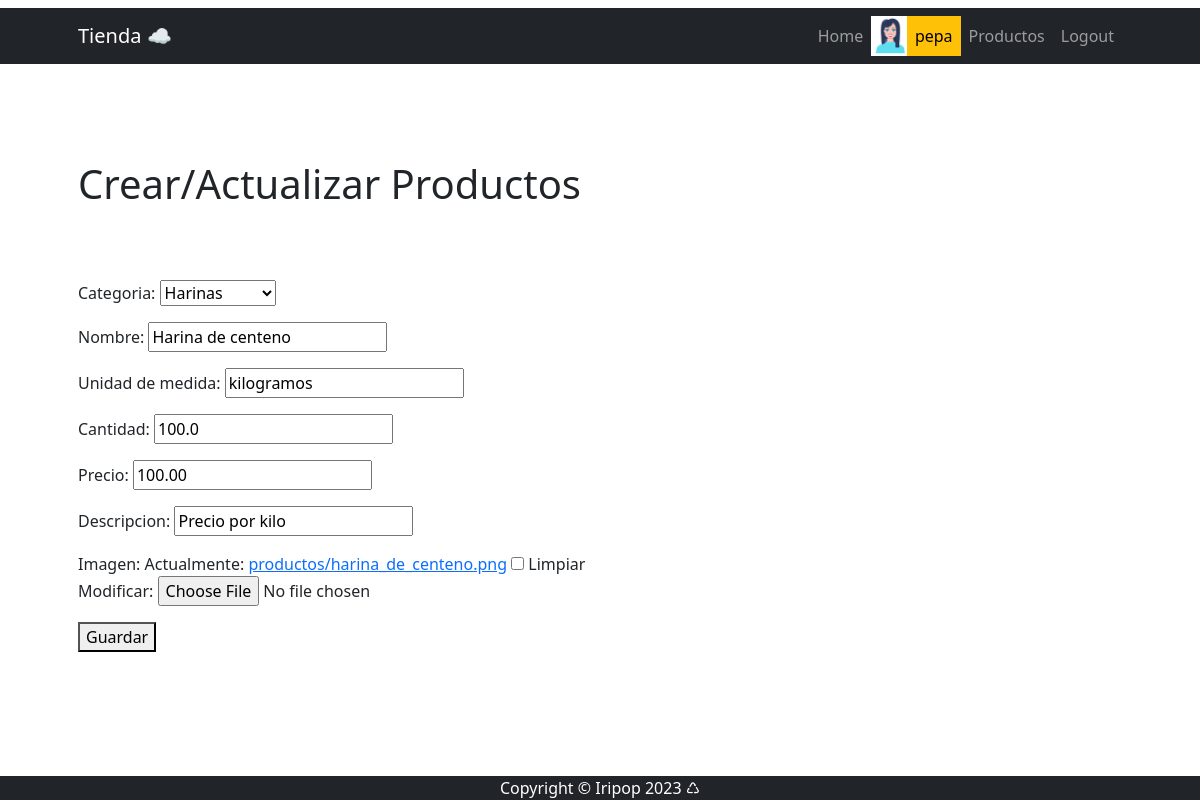
/producto/update/1 (signed in), run on the app's committed database.
### apps/venta/models.py (models this page shows, shortened)
class Vendedor(models.Model):
    usuario = models.OneToOneField(User, on_delete=models.CASCADE, related_name="vendedor")
    celular = models.CharField(max_length=50)
    avatar = models.ImageField(upload_to="avatares", blank=True, null=True)
    class Meta:
        verbose_name_plural = "Vendedores"

### apps/producto/models.py (models this page shows, shortened)
class Producto(models.Model):
    categoria = models.ForeignKey(ProductoCategoria, on_delete=models.SET_NULL, blank=True, null=True)
    nombre = models.CharField(max_length=100)
    unidad_de_medida = models.CharField(max_length=100)
    cantidad = models.FloatField()
    precio = models.DecimalField(max_digits=10, decimal_places=2)
    descripcion = models.CharField(max_length=250, null=True, blank=True)
    fecha_actualizacion = models.DateTimeField(
    default=timezone.now, editable=False, verbose_name="fecha de actualización")
    imagen = models.ImageField(upload_to="productos", blank=True, null=True)

class ProductoCategoria(models.Model):
    nombre = models.CharField(max_length=200, unique=True)
    descripcion = models.CharField(
        max_length=250, null=True, blank=True, verbose_name="descripción")
    def __str__(self):
        return self.nombre
    class Meta:
        verbose_name = "categoría de productos"
        verbose_name_plural = "categorías de productos"

### apps/producto/views.py (the view)
# urls.py: path("producto/update/<int:pk>", views.ProductoUpdate.as_view(), name="producto_update"),
class ProductoUpdate(UpdateView):
    model = models.Producto
    form_class = forms.ProductoForm
    success_url = reverse_lazy("producto:producto_list")

### apps/producto/forms.py
class ProductoForm(forms.ModelForm):
    class Meta:
        model = models.Producto
        fields = "__all__"

### apps/producto/templates/producto/producto_form.html (shortened to what this page needs)
{% extends 'producto/index.html' %}
{% block INDEX_TITULO %}
    Crear/Actualizar Productos
{% endblock INDEX_TITULO %}
{% block INDEX_CONTENIDO %}
    <form method="post">
        {{ form.as_p}}
        <button type="submit">Guardar</button>
    </form>
{% endblock INDEX_CONTENIDO %}

### apps/CORE/templates/CORE/navbar.html (shortened to what this page needs)
{% load static %}
<nav class="navbar navbar-expand-lg navbar-dark bg-dark">
    <div class="container px-5">
        <a class="navbar-brand" href="{% url 'Home:home' %}">Tienda &#9729;</a>
        <div class="collapse navbar-collapse" id="navbarSupportedContent">
            <ul class="navbar-nav ms-auto mb-2 mb-lg-0">
                <li class="nav-item"><a class="nav-link {% if request.path == "/" %} active  {% endif %}" aria-current="page" href="{% url 'Home:home' %}">Home</a></li>
                {% if user.is_authenticated %}
                    {% if user.vendedor.avatar.url %}
                        <li class="nav-item"> <img src="{{ user.vendedor.avatar.url }}" alt="avatar" class="" style="height: 40px;"></li>
                    {% else %}
                        <li class="nav-item"> <img src="{% static 'venta/avatar2.png'%}" alt="avatar" class="" style="height: 37px;"></li>
                    {% endif %}
                    <li class="nav-item"><a class="nav-link text-bg-warning">{{ user.username }}</a></li>
                    <li class="nav-item"><a class="nav-link {% if request.path == "/producto/" %} active  {% endif %}" href="{% url 'producto:home' %}">Productos</a></li>
                    <li class="nav-item"><a class="nav-link {% if request.path == "/logout/" %} active  {% endif %}" href="{% url 'Home:logout' %}">Logout</a></li>
                {% else %}
                    <li class="nav-item"><a class="nav-link {% if request.path == "/about/" %} active  {% endif %}" href="{% url 'Home:about' %}">Acerca de mí</a></li>
                    <li class="nav-item"><a class="nav-link text-warning {% if request.path == "/login/" %} active {% endif %}" href="{% url 'Home:login' %}">Login</a></li>
                {% endif %}
            </ul>
        </div>
    </div>
</nav>

### data on the page
Producto: categoria "Harinas", unidad_de_medida "kilogramos", cantidad "100.0", precio "100.00", descripcion "Precio por kilo"
ProductoCategoria: nombre "Harina de centeno"

### other printed values
{{ user.username }} "pepa"
